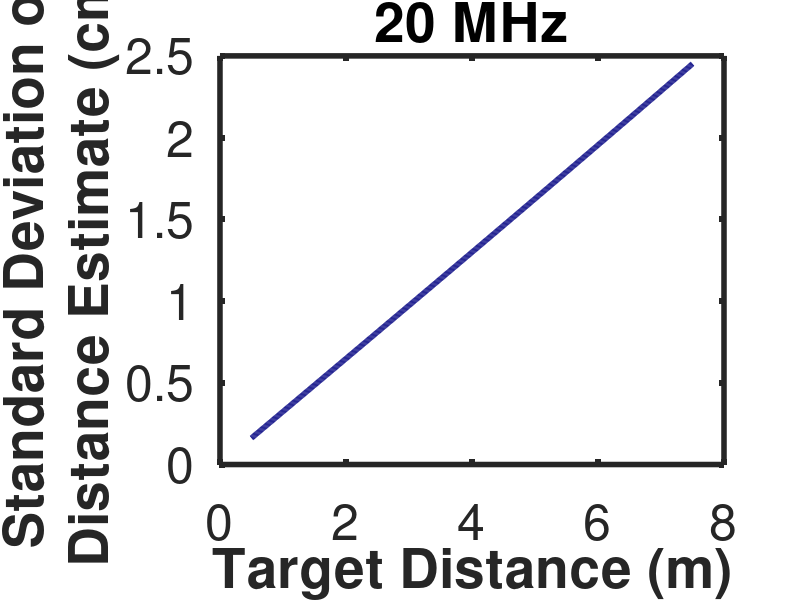
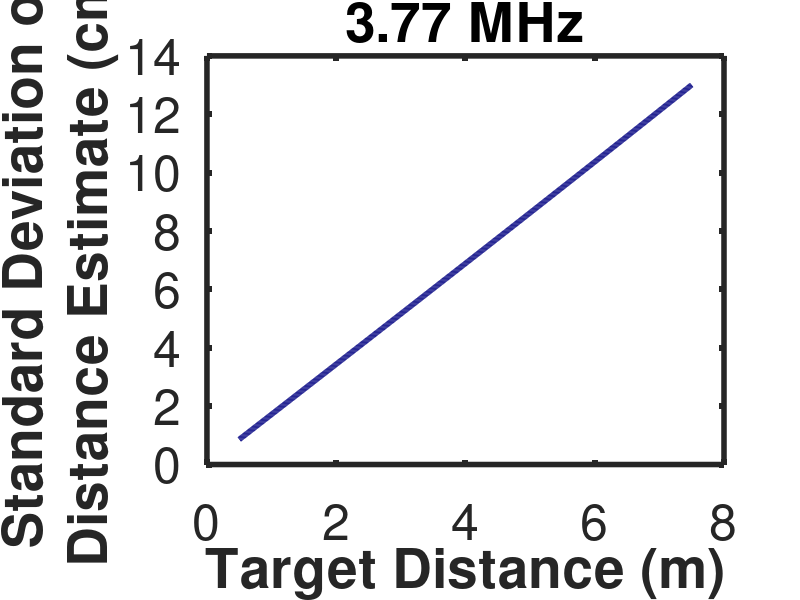

These charts were generated, in order, by the following MATLAB code:
%% 4-Frame Detection for single frequency of operation (20 MHz)
L = 2e-2;
d = 0.5:0.01:7.5;
QE = 0.7;
P = 1/5;
h = 6.63e-34;
c = 3e8;
lambda_optical = 905e-9;
Pixel_No = 1e6;
r = 0.1;
f_s = 60;
lambda = c/20e6;
Mod_Depth = 0.8;
sigma_squared = 36;%Fixed noise variance per frame

DC = 0.5.*(P.*r./Pixel_No).*pi.*L.^2./(2.*pi.*d.^2).*QE./(h.*c./lambda_optical).*1./(f_s);%Photons per second per pixel

sigma = (sqrt(DC + sigma_squared)./sqrt(2)).*lambda./(4.*pi.*DC.*Mod_Depth);%Distance error

figure;
plot(d,sigma*100,'LineWidth',4,'Color',[0 0 0.5])
xlabel('Target Distance (m)','fontweight','bold','FontSize',36)
ylabel({'Standard Deviation of';'Distance Estimate (cm)'},'fontweight','bold','FontSize',36)
title('20 MHz')
set(gca,'FontSize',36); 
set(gca,'linew',4)

%% 4-Frame Detection for single frequency of operation (3.77 MHz)
L = 2e-2;
d = 0.5:0.01:7.5;
QE = 0.7;
P = 1/5;
h = 6.63e-34;
c = 3e8;
lambda_optical = 905e-9;
Pixel_No = 1e6;
r = 0.1;
f_s = 60;
lambda = c/3.77e6;
Mod_Depth = 0.8;
sigma_squared = 36;%Fixed noise variance per frame

DC = 0.5.*(P.*r./Pixel_No).*pi.*L.^2./(2.*pi.*d.^2).*QE./(h.*c./lambda_optical).*1./(f_s);%Photons per second per pixel

sigma = (sqrt(DC + sigma_squared)./sqrt(2)).*lambda./(4.*pi.*DC.*Mod_Depth);%Distance error

figure;
plot(d,sigma*100,'LineWidth',4,'Color',[0 0 0.5])
xlabel('Target Distance (m)','fontweight','bold','FontSize',36)
ylabel({'Standard Deviation of';'Distance Estimate (cm)'},'fontweight','bold','FontSize',36)
title('3.77 MHz')
set(gca,'FontSize',36); 
set(gca,'linew',4)